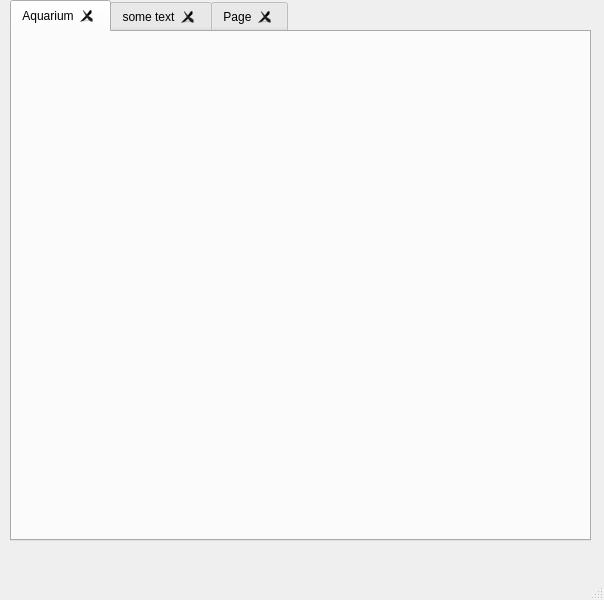
<?xml version="1.0" encoding="UTF-8"?>
<ui version="4.0">
 <class>MainWindow</class>
 <widget class="QMainWindow" name="MainWindow">
  <property name="geometry">
   <rect>
    <x>0</x>
    <y>0</y>
    <width>604</width>
    <height>600</height>
   </rect>
  </property>
  <property name="cursor">
   <cursorShape>UpArrowCursor</cursorShape>
  </property>
  <property name="windowTitle">
   <string>MainWindow</string>
  </property>
  <widget class="QWidget" name="centralwidget">
   <widget class="QTabWidget" name="tabWidget">
    <property name="geometry">
     <rect>
      <x>10</x>
      <y>0</y>
      <width>581</width>
      <height>541</height>
     </rect>
    </property>
    <property name="cursor">
     <cursorShape>ArrowCursor</cursorShape>
    </property>
    <property name="currentIndex">
     <number>0</number>
    </property>
    <property name="documentMode">
     <bool>false</bool>
    </property>
    <property name="tabsClosable">
     <bool>true</bool>
    </property>
    <widget class="QWidget" name="tab">
     <attribute name="title">
      <string>Aquarium</string>
     </attribute>
     <widget class="QLabel" name="label">
      <property name="geometry">
       <rect>
        <x>10</x>
        <y>30</y>
        <width>551</width>
        <height>461</height>
       </rect>
      </property>
      <property name="text">
       <string/>
      </property>
      <property name="pixmap">
       <pixmap>E:/vid &amp; img/Pins/aac2a61ff3822dd2861342a8f5f650fb.jpg</pixmap>
      </property>
     </widget>
    </widget>
    <widget class="QWidget" name="tab_2">
     <attribute name="title">
      <string>some text</string>
     </attribute>
     <widget class="QLabel" name="label_2">
      <property name="geometry">
       <rect>
        <x>30</x>
        <y>30</y>
        <width>511</width>
        <height>471</height>
       </rect>
      </property>
      <property name="font">
       <font>
        <pointsize>20</pointsize>
       </font>
      </property>
      <property name="cursor">
       <cursorShape>ArrowCursor</cursorShape>
      </property>
      <property name="text">
       <string>This is tab 2!!</string>
      </property>
      <property name="alignment">
       <set>Qt::AlignCenter</set>
      </property>
     </widget>
    </widget>
    <widget class="QWidget" name="tab_3">
     <attribute name="title">
      <string>Page</string>
     </attribute>
    </widget>
   </widget>
  </widget>
  <widget class="QMenuBar" name="menubar">
   <property name="geometry">
    <rect>
     <x>0</x>
     <y>0</y>
     <width>604</width>
     <height>26</height>
    </rect>
   </property>
  </widget>
  <widget class="QStatusBar" name="statusbar"/>
 </widget>
 <resources/>
 <connections/>
</ui>
